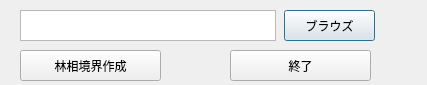
<?xml version="1.0" encoding="UTF-8"?>
<ui version="4.0">
 <class>ShapeMakerDialogBase</class>
 <widget class="QDialog" name="ShapeMakerDialogBase">
  <property name="geometry">
   <rect>
    <x>0</x>
    <y>0</y>
    <width>427</width>
    <height>85</height>
   </rect>
  </property>
  <property name="windowTitle">
   <string>林相境界作成</string>
  </property>
  <widget class="QPlainTextEdit" name="plainTextEdit">
   <property name="geometry">
    <rect>
     <x>20</x>
     <y>10</y>
     <width>256</width>
     <height>31</height>
    </rect>
   </property>
  </widget>
  <widget class="QPushButton" name="pushButton">
   <property name="geometry">
    <rect>
     <x>284</x>
     <y>10</y>
     <width>91</width>
     <height>31</height>
    </rect>
   </property>
   <property name="text">
    <string>ブラウズ</string>
   </property>
  </widget>
  <widget class="QPushButton" name="pushButton_2">
   <property name="geometry">
    <rect>
     <x>20</x>
     <y>50</y>
     <width>141</width>
     <height>31</height>
    </rect>
   </property>
   <property name="text">
    <string>林相境界作成</string>
   </property>
  </widget>
  <widget class="QPushButton" name="pushButton_3">
   <property name="geometry">
    <rect>
     <x>230</x>
     <y>50</y>
     <width>141</width>
     <height>31</height>
    </rect>
   </property>
   <property name="text">
    <string>終了</string>
   </property>
  </widget>
 </widget>
 <resources/>
 <connections/>
</ui>
